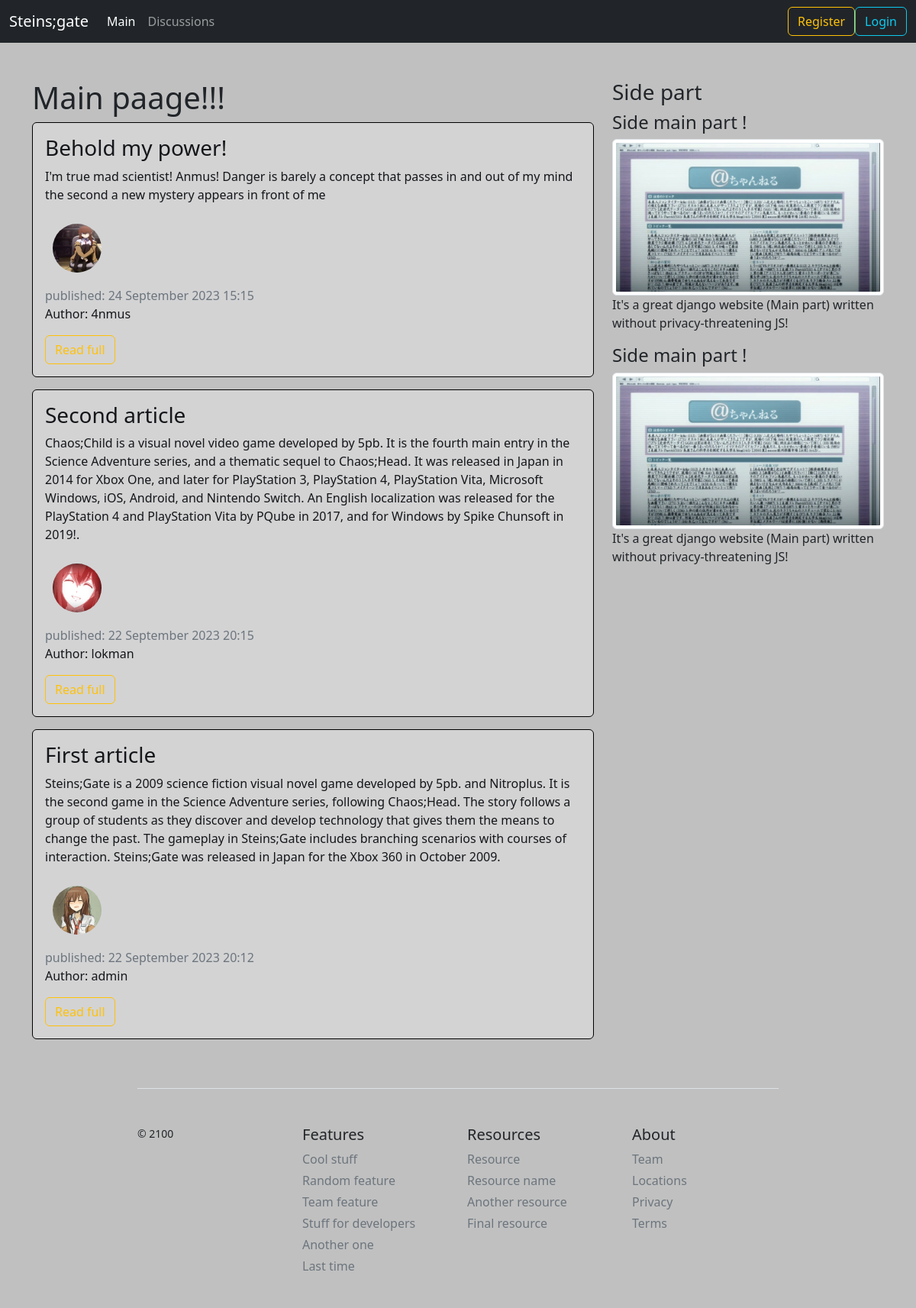
Before: / with the older database file.
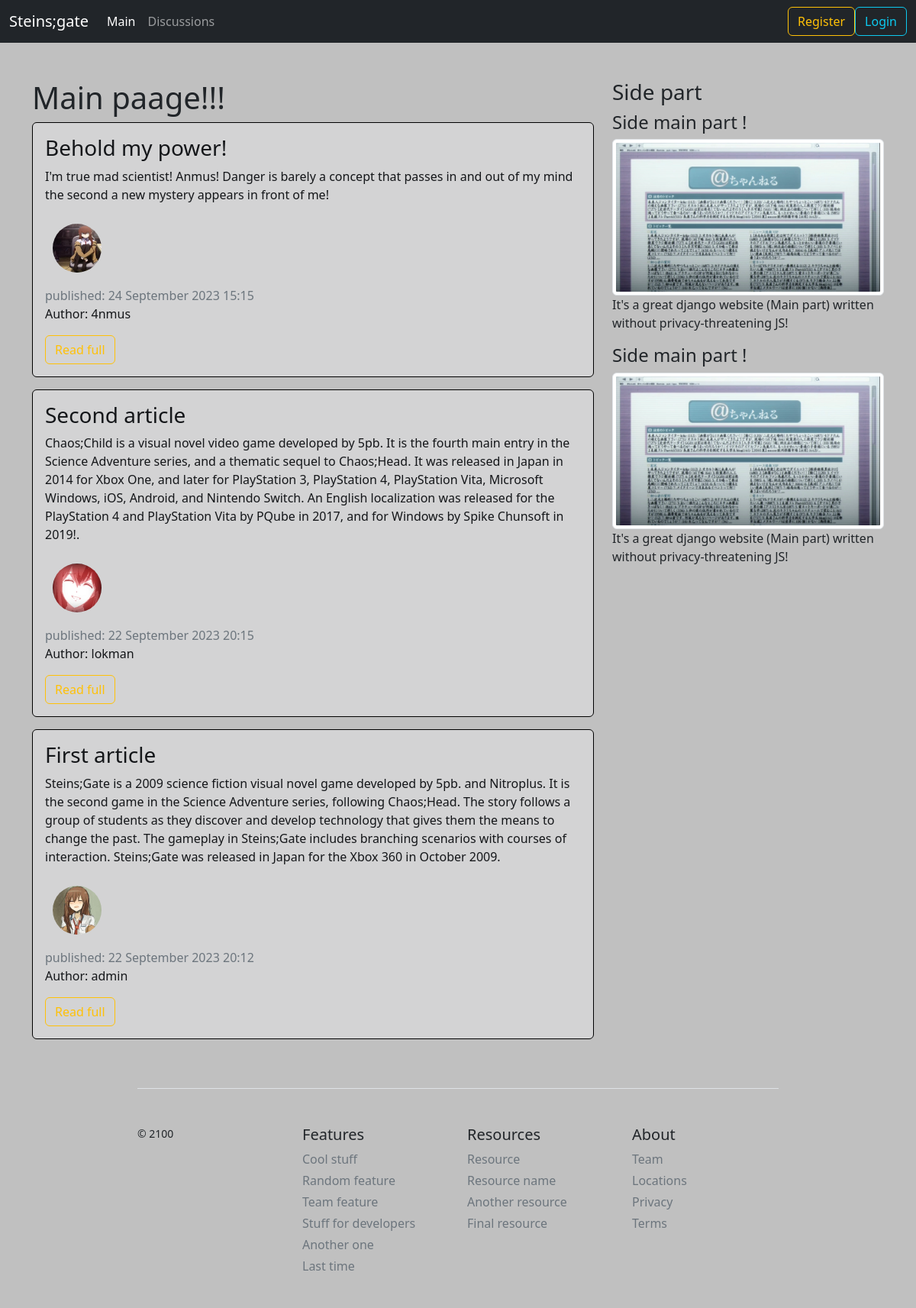
After: the same page with the newer database file.
### blog/models.py (models this page shows, shortened)
class News(models.Model):
    title = models.CharField('Name of article', max_length=100, unique=True)
    text = models.TextField("Text")
    date = models.DateTimeField('date', default=timezone.now)
    author = models.ForeignKey(User, verbose_name='author', on_delete=models.CASCADE)
    views = models.IntegerField("Views", default=1)
    sizes = (
        ("A", 'Anonymous'),
        ("H", 'Hybrid'),
        ("P", 'Public'),
    )
    type_of_message = models.CharField(max_length=1, choices=sizes, default='P')
    class Meta:
        verbose_name = 'New'
        verbose_name_plural = 'News'

### users/models.py (models this page shows, shortened)
class Profile(models.Model):
    user = models.OneToOneField(User, on_delete=models.CASCADE)
    img = models.ImageField("user Photo", default='kris.png', upload_to='user_images')
    class Meta:
        verbose_name = 'Profile'
        verbose_name_plural = "Profiles"

### blog/views.py (the view)
# urls.py: path('', views.ShowNewsView.as_view(), name='home-page'),
class ShowNewsView(ListView):
    model = News
    template_name = 'blog/home.html'
    context_object_name = 'news'
    ordering = ['-date']
    def get_context_data(self, **kwargs):
        ctx = super(ShowNewsView, self).get_context_data(**kwargs)
        ctx['title'] = 'Main paage!!!'
        return ctx

### blog/templates/blog/home.html (shortened to what this page needs)
{% extends 'blog/base.html' %}
{% block content %}
    <h1>{{ title }}</h1>
    {% for post in news %}
        <div class="alert alert-dark">
            <h3>{{ post.title }}</h3>
            <p>{{ post.text }}</p>
            <div class="row">
                <div>
                    <img src="{{ post.author.profile.img.url }}" alt="{{ post.author }}" class="user_images" >
                </div>
                <div class="mt-2">
                    <span class="text-muted" >published: {{ post.date|date:"d E Y H:i" }}</span>
                    {% if post.author %}
                        <p>Author: {{ post.author }}</p>
                    {% else %}
                        <p>Author: <b>Anonymous</b>, date: {{ post.date|date }}</p>
                    {% endif %}
                </div>
            </div>
            <a href="{% url 'news-detail' post.id %}" class="btn btn-outline-warning">Read full </a>
        </div>
    {% endfor %}
{% endblock %}
{% block aside_block %}
    <h4>Side main part !</h4>
    <img src="pictures/chan.png" class="img-thumbnail">
    <p>It's a great django website (Main part) written without privacy-threatening JS!</p>
    <h4>Side main part !</h4>
    <img src="pictures/chan.png" class="img-thumbnail">
    <p>It's a great django website (Main part) written without privacy-threatening JS!</p>
{% endblock %}

### blog/templates/blog/base.html (shortened to what this page needs)
{% load static %}
<!DOCTYPE html>
<html lang="en">
<head>
    <link rel="stylesheet" href="https://cdn.jsdelivr.net/npm/bootstrap@5.2.3/dist/css/bootstrap.min.css">
    <link rel="stylesheet" href="{% static 'blog/main.css' %}">
</head>
<body>
    <nav class="navbar navbar-expand-lg navbar-dark bg-dark">
      <div class="container-fluid">
        <a class="navbar-brand" href="#">Steins;gate</a>
        <div class="collapse navbar-collapse" id="navbarsExample09">
          <ul class="navbar-nav me-auto mb-2 mb-lg-0">
            <li class="nav-item">
              <a class="nav-link active" aria-current="page" href="{% url 'home-page' %}">Main</a>
            </li>
            <li class="nav-item">
              <a class="nav-link" href="{% url 'contacti' %}">Discussions</a>
            </li>
          </ul>
            {% if not user.is_authenticated %}
            <a href="{% url 'reg' %}"><button class="btn btn-outline-warning">Register</button></a>
            <a href="{% url 'user' %}" class="ml-2"><button class="btn btn-outline-info">Login</button></a>
            {% endif %}
        </div>
      </div>
    </nav>
    <div class="container mt-5">
        <div class="row">
            <div class="col-md-8">
                {% block content %}
                {% endblock %}
            </div>
            <aside class="col-md-4">
                <h3>Side part</h3>
                {% block aside_block %}
                {% endblock %}
            </aside>
        </div>
    </div>
    <footer class="pt-4 my-md-5 pt-md-5 border-top">
    <div class="row">
      <div class="col-12 col-md">
        <small class="d-block mb-3 text-body-secondary">© 2100 </small>
      </div>
      <div class="col-6 col-md">
        <h5>Features</h5>
        <ul class="list-unstyled text-small">
          <li class="mb-1"><a class="link-secondary text-decoration-none" href="#">Cool stuff</a></li>
          <li class="mb-1"><a class="link-secondary text-decoration-none" href="#">Random feature</a></li>
          <li class="mb-1"><a class="link-secondary text-decoration-none" href="#">Team feature</a></li>
          <li class="mb-1"><a class="link-secondary text-decoration-none" href="#">Stuff for developers</a></li>
          <li class="mb-1"><a class="link-secondary text-decoration-none" href="#">Another one</a></li>
          <li class="mb-1"><a class="link-secondary text-decoration-none" href="#">Last time</a></li>
        </ul>
      </div>
      <div class="col-6 col-md">
        <h5>Resources</h5>
        <ul class="list-unstyled text-small">
          <li class="mb-1"><a class="link-secondary text-decoration-none" href="#">Resource</a></li>
          <li class="mb-1"><a class="link-secondary text-decoration-none" href="#">Resource name</a></li>
          <li class="mb-1"><a class="link-secondary text-decoration-none" href="#">Another resource</a></li>
          <li class="mb-1"><a class="link-secondary text-decoration-none" href="#">Final resource</a></li>
        </ul>
      </div>
      <div class="col-6 col-md">
        <h5>About</h5>
        <ul class="list-unstyled text-small">
          <li class="mb-1"><a class="link-secondary text-decoration-none" href="#">Team</a></li>
          <li class="mb-1"><a class="link-secondary text-decoration-none" href="#">Locations</a></li>
          <li class="mb-1"><a class="link-secondary text-decoration-none" href="#">Privacy</a></li>
          <li class="mb-1"><a class="link-secondary text-decoration-none" href="#">Terms</a></li>
        </ul>
      </div>
    </div>
  </footer>
</body>
</html>

### blog/static/blog/main.css (style rules this page uses)
body { background-color: silver; }
.alert-dark { border-color: #000; }
.user_images { margin: 10px; width: 64px; height: 64px; border-radius: 50%; margin-right: 15px; }
footer { width: 70%; margin-left: 15%; margin-top: 50%; }

Changed rows visible on the page:
changed News "Behold my power!": text "I'm true mad scientist! Anmus! Danger is barely a concept that passes in and out of my mind the second a new mystery appears in front of me" → "I'm true mad scientist! Anmus! Danger is barely a concept that passes in and out of my mind the second a new mystery appears in front of me!"
